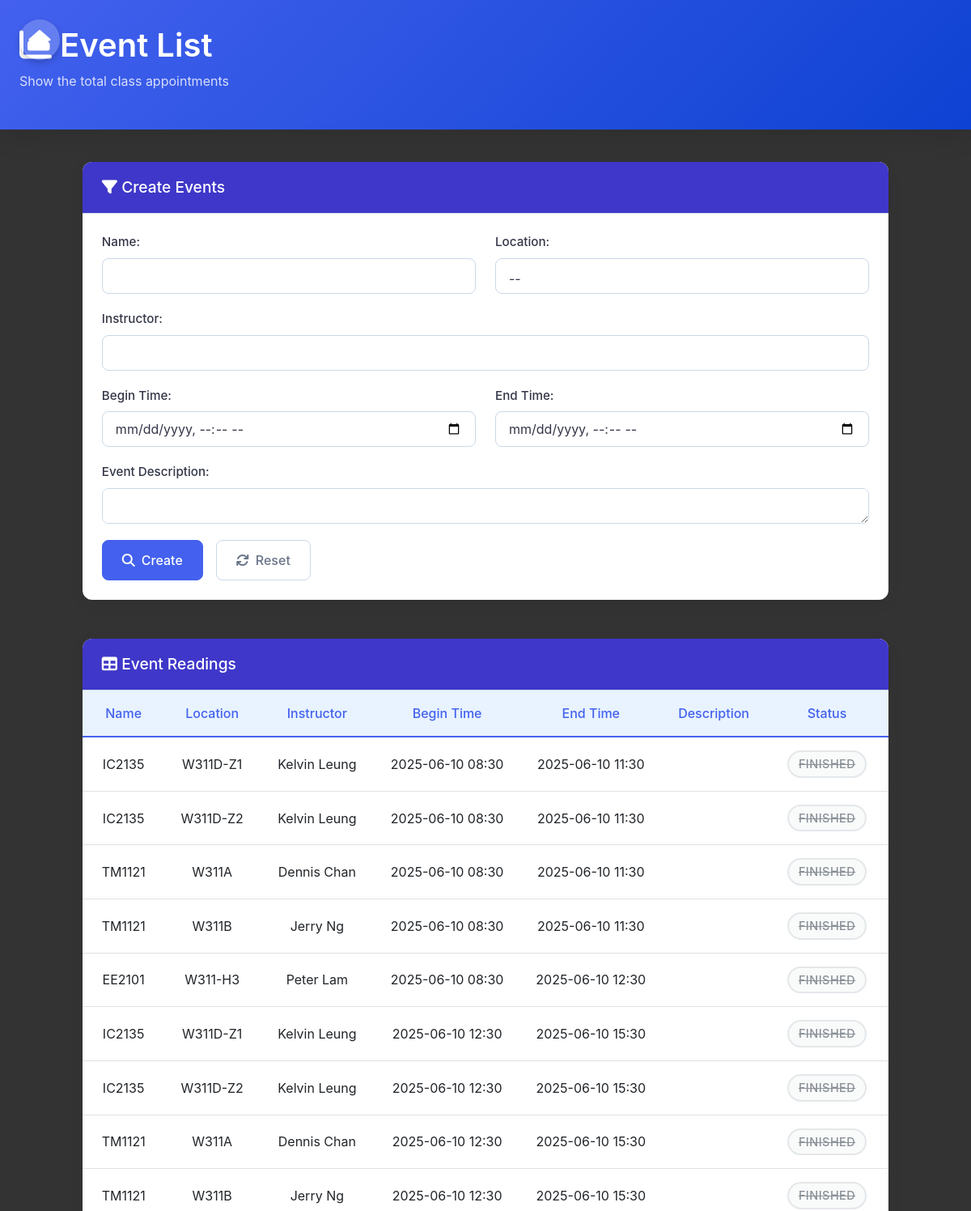
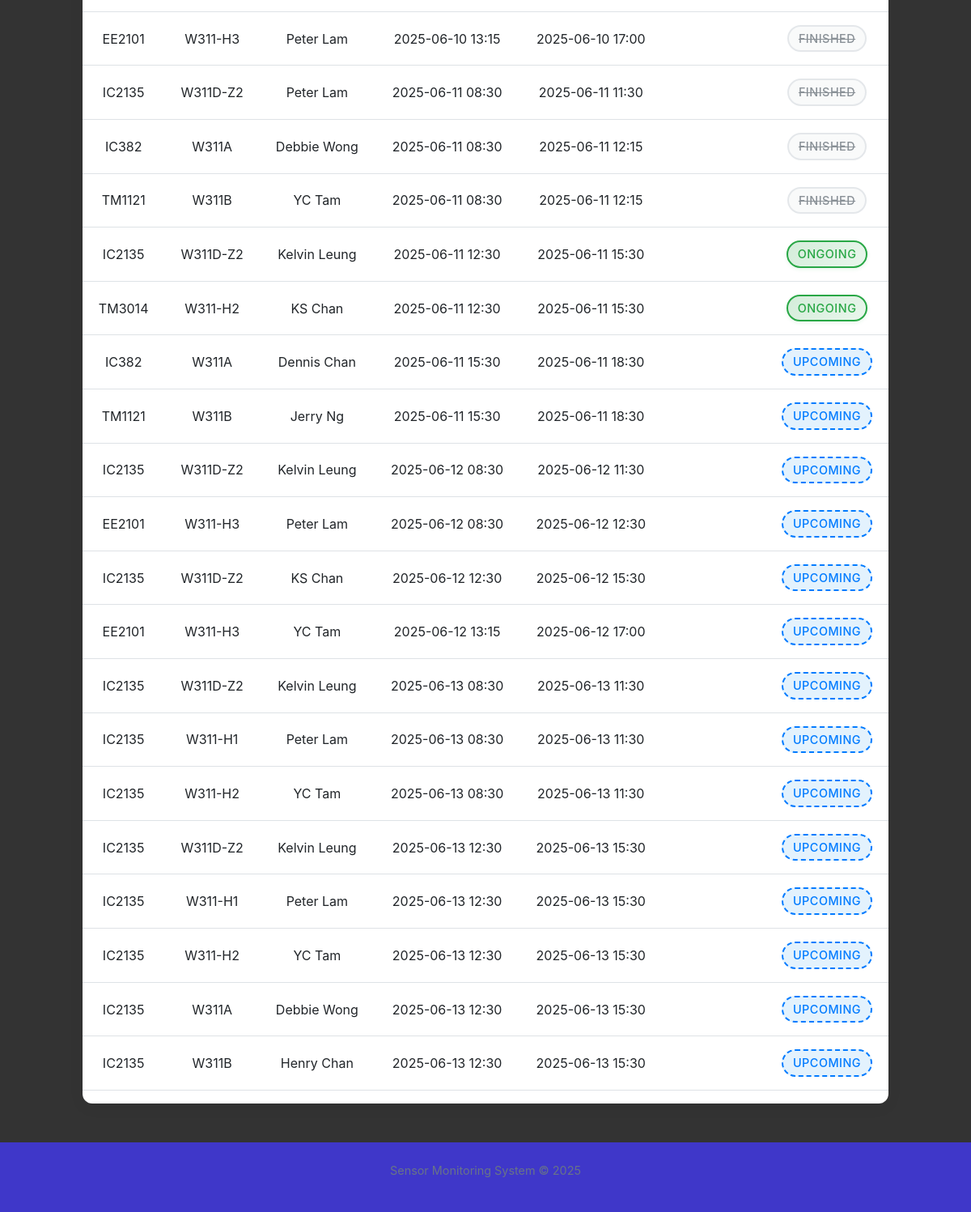
Page /eventlist on the committed database (2 pictures, top to bottom).
### projectApp/models.py (models this page shows, shortened)
class Event(models.Model):
    name = models.CharField(max_length=10)
    begin_time = models.DateTimeField()
    end_time = models.DateTimeField()
    loc = models.CharField(max_length=20)
    Description = models.TextField(null=True,blank=True)
    instructor = models.CharField(max_length=20,null=False)
    class Meta:
        verbose_name_plural = "Events"

### projectApp/views.py (the view, shortened to what this page needs)
# urls.py: path("eventlist",views.add_event),
def add_event(request):
    location = Information.objects.values_list("loc").distinct().order_by("loc")
    locations = []
    locations.append((None,"--"))
    for i in location:
        locations.append((i[0],i[0]))
    events = Event.objects.all().order_by("end_time")
    events_status = []
    tot_events = []
    time = timezone.now()
    for event in events:
        this_event = {
            "id":event.id,
            "name":event.name,
            "loc":event.loc,
            "instructor":event.instructor,
            "begin_time":event.begin_time,
            "end_time":event.end_time,
            "Description":event.Description,
        }
        if event.end_time < time:
                this_event["status"] = "Finish"
        elif time < event.begin_time:
                this_event["status"] = "Upcoming"
        elif event.begin_time <= time <= event.end_time:
                this_event["status"] = "Ongoing"
        tot_events.append(this_event)
    context = {"entrys":tot_events}
    context["type"] = "success"
    if request.method == "POST":
        try:
            form = EventForm(request.POST)
            form.fields['loc'].choices = locations
            if form.is_valid():
                loc = form.cleaned_data['loc']
                begin_time = form.cleaned_data.get("begin_time")
                end_time = form.cleaned_data.get("end_time")
                if begin_time>=end_time:
                    raise AssertionError("Error! The start time must be earlier than the end time!")
                if not check_valid(loc,begin_time,end_time):
                    raise AssertionError("Error! The classroom has been occupied!")
                event = form.save(commit=False)
                event.loc = loc
                event = form.save()
                return redirect(request.path)
            else:
                print("check form",form)
        except Exception as e:
            print(e)
            form = EventForm()
            context["type"] = "fail"
            context["error_message"] = e
    else:
        form = EventForm()
        if "clear" in request.GET:
            form.reset()
            return redirect(request.path)
    form.fields['loc'].choices = locations
    context["form"] = form
    return render(request,"projectApp/add_event.html",context)

### projectApp/templates/projectApp/add_event.html (shortened to what this page needs)
{% load static %}
<!DOCTYPE html>
<html lang="en">
  <head>
    <link
      href="https://cdn.jsdelivr.net/npm/font-awesome@4.7.0/css/font-awesome.min.css"
      rel="stylesheet"
    />
    <link
      href="https://cdn.jsdelivr.net/npm/bootstrap@5.3.6/dist/css/bootstrap.min.css"
      rel="stylesheet"
    />
    <link
      rel="stylesheet"
      type="text/css"
      href="https://cdn.flexmonster.com/theme/orange/flexmonster.min.css"
    />
    <link
      href="https://cdn.jsdelivr.net/npm/bootstrap@5.3.0/dist/css/bootstrap.min.css"
      rel="stylesheet"
    />
    <link
      rel="stylesheet"
      href="https://cdnjs.cloudflare.com/ajax/libs/font-awesome/6.4.0/css/all.min.css"
    />
    <link
      href="https://cdn.jsdelivr.net/npm/sweetalert2@11.7.27/dist/sweetalert2.min.css"
      rel="stylesheet"
    />
  </head>
  <body>
    <a href="/" class="home-button" title="Home">
      <i class="fas fa-home"></i>
    </a>
    <header class="header">
      <div class="main-container">
        <h1><i class="fa fa-area-chart mr-2"></i> Event List</h1>
        <p>Show the total class appointments</p>
      </div>
    </header>
    <main class="main-container">
      <div class="card mb-5">
        <div class="card-header">
          <h3 style="color: white">
            <i class="fa fa-filter mr-2"></i> Create Events
          </h3>
        </div>
        <div class="card-body">
          <form action="" method="post" id="select_form">
            <div class="row">
              <div class="col-md-6 form-group">
                {{ form.name.label_tag }} {{ form.name }}
              </div>
              <div class="col-md-6 form-group">
                {{ form.loc.label_tag }} {{ form.loc }}
              </div>
            </div>
            <div class="row">
              <div class="col-md-15 form-group">
                {{ form.instructor.label_tag }} {{ form.instructor }}
              </div>
            </div>
            <div class="row">
              <div class="col-md-6 form-group">
                {{ form.begin_time.label_tag }} {{ form.begin_time }}
              </div>
              <div class="col-md-6 form-group">
                {{ form.end_time.label_tag }} {{ form.end_time}}
              </div>
            </div>
            <div class="row">
              <div class="col-md-15 form-group">
                {{ form.Description.label_tag }} {{ form.Description }}
              </div>
            </div>
            <div class="d-flex flex-wrap gap-3">
              <button type="submit" class="btn btn-primary">
                <i class="fa fa-search btn-icon"></i>Create
              </button>
              <a href="?clear=1" class="btn btn-light">
                <i class="fa fa-refresh btn-icon"></i>Reset
              </a>
            </div>
          </form>
        </div>
      </div>
      <div class="card">
        <div class="card-header" style="color: white">
          <h3><i class="fa fa-table mr-2"></i> Event Readings</h3>
        </div>
        <div class="table-responsive">
          <table class="table data-table table-hover">
            <thead>
              <tr>
                <th>Name</th>
                <th>Location</th>
                <th>Instructor</th>
                <th>Begin Time</th>
                <th>End Time</th>
                <th>Description</th>
                <th>Status</th>
              </tr>
            </thead>
            <tbody>
              {% for entry in entrys %}
              <tr class="clickable-row" data-id="{{ entry.id }}">
                <td>{{ entry.name }}</td>
                <td>{{ entry.loc }}</td>
                <td>{{ entry.instructor }}</td>
                <td>{{ entry.begin_time|date:"Y-m-d H:i" }}</td>
                <td>{{ entry.end_time|date:"Y-m-d H:i" }}</td>
                <td>{{ entry.Description|truncatechars:30 }}</td>
                {% if entry.status == "Upcoming" %}
                <td>
                  <span class="status-tag status-upcoming">Upcoming</span>
                </td>
                {% elif entry.status == "Ongoing" %}
                <td><span class="status-tag status-ongoing">Ongoing</span></td>
                {% elif entry.status == "Finish" %}
                <td><span class="status-tag status-finish">Finished</span></td>
                {% endif %}
              </tr>
              {% endfor %}
            </tbody>
          </table>
        </div>
      </div>
    </main>
    <footer class="footer">
      <div class="main-container">
        <p>Sensor Monitoring System &copy; 2025</p>
      </div>
    </footer>
  </body>
</html>

### projectApp/templates/projectApp/add_event.html (style rules this page uses)
a { text-decoration: none; color: inherit; }
:root { --primary-color: #4361ee; --secondary-color: #4080ff; --light-blue: #e8f3ff; --dark-blue: #0e42d2; --bg-light: #333; --bg-medium: #3f37c9; --bg-dark: #c9d8e8; --text-dark: #333647; --text-light: #697488; --border-color: #c9d8e8; --card-radius: 12px; --shadow-light: 0 4px 20px rgba(0, 0, 0, 0.05); --shadow-medium: 0 8px 30px rgba(0, 0, 0, 0.12); }
body { font-family: "Inter", sans-serif; background-color: var(--bg-light); color: var(--text-dark); min-height: 100vh; display: flex; flex-direction: column; }
.header { background: linear-gradient( 135deg, var(--primary-color) 0%, var(--dark-blue) 100% ); color: white; padding: 2rem 0; margin-bottom: 2.5rem; box-shadow: var(--shadow-medium); }
.header h1 { font-weight: 600; margin-bottom: 0.5rem; }
.header p { color: rgba(255, 255, 255, 0.8); }
.main-container { max-width: 1400px; margin: 0 auto; padding: 0 1.5rem; flex: 1; }
.card { border: none; border-radius: var(--card-radius); box-shadow: var(--shadow-light); transition: transform 0.3s ease, box-shadow 0.3s ease; background-color: white; }
.card-header { background-color: var(--bg-medium); border-bottom: 1px solid var(--border-color); padding: 1.25rem 1.5rem; border-radius: var(--card-radius) var(--card-radius) 0 0 !important; }
.card-header h3 { font-size: 1.2rem; font-weight: 500; margin: 0; }
.card-body { padding: 1.5rem; }
.form-group { margin-bottom: 1.25rem; }
.form-group label { display: block; font-weight: 500; color: var(--text-dark); margin-bottom: 0.5rem; font-size: 0.95rem; }
.form-control { border: 1px solid var(--border-color); border-radius: 8px; height: 44px; padding: 0.75rem 1rem; font-size: 1rem; color: var(--text-dark); transition: border-color 0.2s ease, box-shadow 0.2s ease; background-color: white; }
.btn-primary { background-color: var(--primary-color); border-color: var(--primary-color); padding: 0.75rem 1.5rem; font-weight: 500; border-radius: 8px; transition: all 0.2s ease; display: inline-flex; align-items: center; justify-content: center; }
.btn-light { background-color: white; border: 1px solid var(--border-color); color: var(--text-light); padding: 0.75rem 1.5rem; font-weight: 500; border-radius: 8px; transition: all 0.2s ease; display: inline-flex; align-items: center; justify-content: center; }
.btn-icon { margin-right: 0.5rem; }
.data-table { margin-top: 0; border-radius: 0 0 var(--card-radius) var(--card-radius); }
.data-table thead th { background-color: var(--light-blue); color: var(--primary-color); font-weight: 500; border-bottom: 2px solid var(--primary-color); position: sticky; top: 0; z-index: 10; }
.data-table tbody tr { transition: background-color 0.2s ease; }
.data-table th, .data-table td { padding: 1rem 1.25rem; vertical-align: middle; text-align: center; }
.data-table tbody tr:nth-of-type(even) { background-color: rgba(201, 216, 232, 0.2); }
.footer { margin-top: 3rem; padding: 1.5rem 0; text-align: center; color: var(--text-light); font-size: 0.9rem; background-color: var(--bg-medium); }
.home-button { position: absolute; top: 1.5rem; display: block; left: 1.5rem; background: rgba(255, 255, 255, 0.2); border-radius: 50%; width: 50px; height: 50px; display: flex; align-items: center; justify-content: center; color: white; font-size: 1.5rem; transition: all 0.3s ease; z-index: 10; box-shadow: 0 4px 8px rgba(0, 0, 0, 0.2); }
.status-tag { display: inline-block; padding: 4px 12px; border-radius: 20px; font-size: 0.9em; font-weight: 500; text-transform: uppercase; letter-spacing: 0.5px; }
.status-upcoming { color: #007bff; border: 2px dashed #007bff; background-color: #e3f2fd; }
.status-ongoing { color: #28a745; border: 2px solid #28a745; background: linear-gradient( 135deg, #d4edda, #28a7451a ); box-shadow: 0 2px 4px rgba(40, 167, 69, 0.1); }
.status-finish { color: #6c757d; border: 2px solid #dee2e6; background-color: #f8f9fa; text-decoration: line-through; opacity: 0.8; }

### rows in the picture
Event: name "IC2135", loc "W311D-Z1", instructor "Kelvin Leung", begin_time "2025-06-10 08:30", end_time "2025-06-10 11:30"
Event: name "IC2135", loc "W311D-Z2", instructor "Kelvin Leung", begin_time "2025-06-10 08:30", end_time "2025-06-10 11:30"
Event: name "TM1121", loc "W311A", instructor "Dennis Chan", begin_time "2025-06-10 08:30", end_time "2025-06-10 11:30"
Event: name "TM1121", loc "W311B", instructor "Jerry Ng", begin_time "2025-06-10 08:30", end_time "2025-06-10 11:30"
Event: name "EE2101", loc "W311-H3", instructor "Peter Lam", begin_time "2025-06-10 08:30", end_time "2025-06-10 12:30"
Event: name "IC2135", loc "W311D-Z1", instructor "Kelvin Leung", begin_time "2025-06-10 12:30", end_time "2025-06-10 15:30"
Event: name "IC2135", loc "W311D-Z2", instructor "Kelvin Leung", begin_time "2025-06-10 12:30", end_time "2025-06-10 15:30"
Event: name "TM1121", loc "W311A", instructor "Dennis Chan", begin_time "2025-06-10 12:30", end_time "2025-06-10 15:30"
Event: name "TM1121", loc "W311B", instructor "Jerry Ng", begin_time "2025-06-10 12:30", end_time "2025-06-10 15:30"
Event: name "EE2101", loc "W311-H3", instructor "Peter Lam", begin_time "2025-06-10 13:15", end_time "2025-06-10 17:00"
Event: name "IC2135", loc "W311D-Z2", instructor "Peter Lam", begin_time "2025-06-11 08:30", end_time "2025-06-11 11:30"
Event: name "IC382", loc "W311A", instructor "Debbie Wong", begin_time "2025-06-11 08:30", end_time "2025-06-11 12:15"
Event: name "TM1121", loc "W311B", instructor "YC Tam", begin_time "2025-06-11 08:30", end_time "2025-06-11 12:15"
Event: name "IC2135", loc "W311D-Z2", instructor "Kelvin Leung", begin_time "2025-06-11 12:30", end_time "2025-06-11 15:30"
Event: name "TM3014", loc "W311-H2", instructor "KS Chan", begin_time "2025-06-11 12:30", end_time "2025-06-11 15:30"
Event: name "IC382", loc "W311A", instructor "Dennis Chan", begin_time "2025-06-11 15:30", end_time "2025-06-11 18:30"
Event: name "TM1121", loc "W311B", instructor "Jerry Ng", begin_time "2025-06-11 15:30", end_time "2025-06-11 18:30"
Event: name "IC2135", loc "W311D-Z2", instructor "Kelvin Leung", begin_time "2025-06-12 08:30", end_time "2025-06-12 11:30"
Event: name "EE2101", loc "W311-H3", instructor "Peter Lam", begin_time "2025-06-12 08:30", end_time "2025-06-12 12:30"
Event: name "IC2135", loc "W311D-Z2", instructor "KS Chan", begin_time "2025-06-12 12:30", end_time "2025-06-12 15:30"
Event: name "EE2101", loc "W311-H3", instructor "YC Tam", begin_time "2025-06-12 13:15", end_time "2025-06-12 17:00"
Event: name "IC2135", loc "W311D-Z2", instructor "Kelvin Leung", begin_time "2025-06-13 08:30", end_time "2025-06-13 11:30"
Event: name "IC2135", loc "W311-H1", instructor "Peter Lam", begin_time "2025-06-13 08:30", end_time "2025-06-13 11:30"
Event: name "IC2135", loc "W311-H2", instructor "YC Tam", begin_time "2025-06-13 08:30", end_time "2025-06-13 11:30"
Event: name "IC2135", loc "W311D-Z2", instructor "Kelvin Leung", begin_time "2025-06-13 12:30", end_time "2025-06-13 15:30"
Event: name "IC2135", loc "W311-H1", instructor "Peter Lam", begin_time "2025-06-13 12:30", end_time "2025-06-13 15:30"
Event: name "IC2135", loc "W311-H2", instructor "YC Tam", begin_time "2025-06-13 12:30", end_time "2025-06-13 15:30"
Event: name "IC2135", loc "W311A", instructor "Debbie Wong", begin_time "2025-06-13 12:30", end_time "2025-06-13 15:30"
Event: name "IC2135", loc "W311B", instructor "Henry Chan", begin_time "2025-06-13 12:30", end_time "2025-06-13 15:30"
